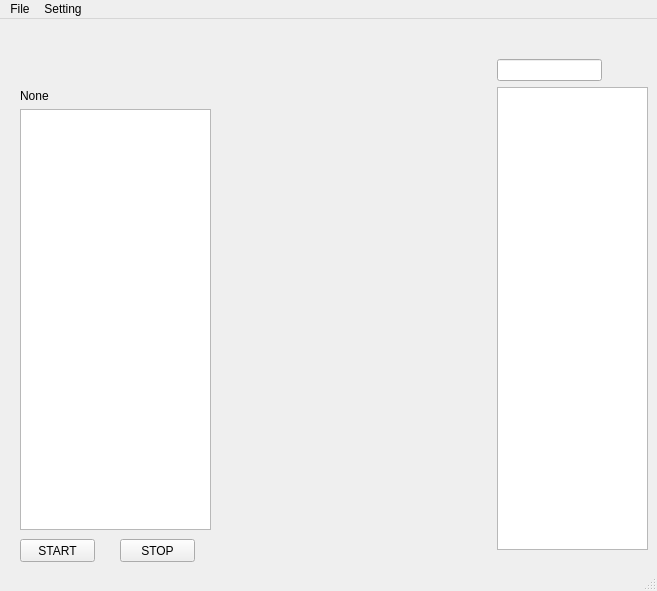
<?xml version="1.0" encoding="UTF-8"?>
<ui version="4.0">
 <class>MainWindow</class>
 <widget class="QMainWindow" name="MainWindow">
  <property name="geometry">
   <rect>
    <x>0</x>
    <y>0</y>
    <width>657</width>
    <height>591</height>
   </rect>
  </property>
  <property name="windowTitle">
   <string>MainWindow</string>
  </property>
  <property name="autoFillBackground">
   <bool>false</bool>
  </property>
  <widget class="QWidget" name="centralwidget">
   <widget class="QPushButton" name="start_script">
    <property name="geometry">
     <rect>
      <x>20</x>
      <y>520</y>
      <width>75</width>
      <height>23</height>
     </rect>
    </property>
    <property name="text">
     <string>START</string>
    </property>
   </widget>
   <widget class="QPushButton" name="stop_script">
    <property name="geometry">
     <rect>
      <x>120</x>
      <y>520</y>
      <width>75</width>
      <height>23</height>
     </rect>
    </property>
    <property name="text">
     <string>STOP</string>
    </property>
   </widget>
   <widget class="QWidget" name="layoutWidget">
    <property name="geometry">
     <rect>
      <x>497</x>
      <y>40</y>
      <width>151</width>
      <height>491</height>
     </rect>
    </property>
    <layout class="QGridLayout" name="gridLayout">
     <item row="0" column="0">
      <layout class="QHBoxLayout" name="horizontalLayout_2">
       <item>
        <widget class="QLineEdit" name="search_bar_for_script"/>
       </item>
       <item>
        <widget class="QPushButton" name="search_button">
         <property name="layoutDirection">
          <enum>Qt::RightToLeft</enum>
         </property>
         <property name="text">
          <string/>
         </property>
         <property name="icon">
          <iconset>
           <normaloff>../icon/search.png</normaloff>../icon/search.png</iconset>
         </property>
         <property name="shortcut">
          <string/>
         </property>
         <property name="autoDefault">
          <bool>false</bool>
         </property>
         <property name="default">
          <bool>false</bool>
         </property>
         <property name="flat">
          <bool>true</bool>
         </property>
        </widget>
       </item>
      </layout>
     </item>
     <item row="1" column="0">
      <widget class="QListWidget" name="scripts_list">
       <property name="contextMenuPolicy">
        <enum>Qt::CustomContextMenu</enum>
       </property>
      </widget>
     </item>
    </layout>
   </widget>
   <widget class="QWidget" name="layoutWidget">
    <property name="geometry">
     <rect>
      <x>20</x>
      <y>70</y>
      <width>191</width>
      <height>441</height>
     </rect>
    </property>
    <layout class="QVBoxLayout" name="verticalLayout">
     <item>
      <widget class="QLabel" name="selected_script">
       <property name="text">
        <string>None</string>
       </property>
      </widget>
     </item>
     <item>
      <widget class="QListView" name="listView"/>
     </item>
    </layout>
   </widget>
  </widget>
  <widget class="QMenuBar" name="menubar">
   <property name="geometry">
    <rect>
     <x>0</x>
     <y>0</y>
     <width>657</width>
     <height>21</height>
    </rect>
   </property>
   <widget class="QMenu" name="menuFile">
    <property name="autoFillBackground">
     <bool>true</bool>
    </property>
    <property name="title">
     <string>File</string>
    </property>
    <property name="separatorsCollapsible">
     <bool>false</bool>
    </property>
    <property name="toolTipsVisible">
     <bool>false</bool>
    </property>
    <addaction name="actionNew_script"/>
   </widget>
   <widget class="QMenu" name="menuSetting">
    <property name="title">
     <string>Setting</string>
    </property>
    <addaction name="actionUse_background_running"/>
    <addaction name="actionFocus_on_window"/>
    <addaction name="actionUse_mouse_random_move"/>
   </widget>
   <addaction name="menuFile"/>
   <addaction name="menuSetting"/>
  </widget>
  <widget class="QStatusBar" name="statusbar"/>
  <action name="actionNew_script">
   <property name="text">
    <string>New script</string>
   </property>
  </action>
  <action name="actionUse_background_running">
   <property name="checkable">
    <bool>true</bool>
   </property>
   <property name="checked">
    <bool>false</bool>
   </property>
   <property name="text">
    <string>Use background running</string>
   </property>
  </action>
  <action name="actionFocus_on_window">
   <property name="checkable">
    <bool>true</bool>
   </property>
   <property name="text">
    <string>Focus on window</string>
   </property>
  </action>
  <action name="actionUse_mouse_random_move">
   <property name="checkable">
    <bool>true</bool>
   </property>
   <property name="text">
    <string>Use mouse random move</string>
   </property>
  </action>
 </widget>
 <resources/>
 <connections/>
</ui>
